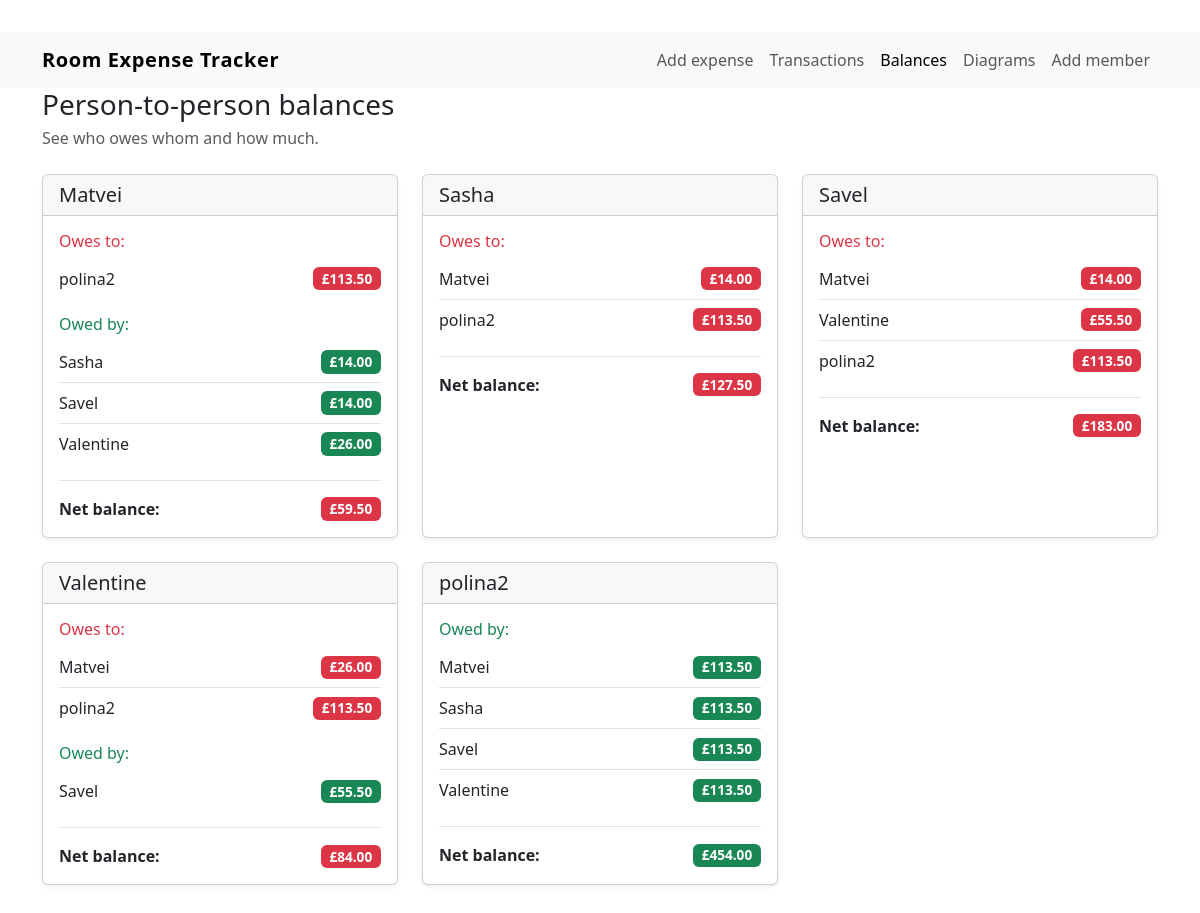
The page /balances on the database its author committed.
### models.py (models this page shows, shortened)
class Person(db.Model):
    __tablename__ = "people"
    id = db.Column(db.Integer, primary_key=True)
    name = db.Column(db.String(80), unique=True, nullable=False)

### routes.py (the view)
    @app.route("/balances")
    def balances():
        members = Person.query.order_by(Person.name).all()
        debts_raw = compute_person_to_person_debts()
        settlements: Dict[int, Dict[str, list]] = {
            member.id: {"owes": [], "owed": []} for member in members
        }
        for index, person in enumerate(members):
            for other in members[index + 1 :]:
                net = debts_raw[person.id][other.id] - debts_raw[other.id][person.id]
                net = net.quantize(Decimal("0.01"))
                if net > 0:
                    settlements[person.id]["owes"].append(
                        {"member": other, "amount": net}
                    )
                    settlements[other.id]["owed"].append(
                        {"member": person, "amount": net}
                    )
                elif net < 0:
                    amount = (-net).quantize(Decimal("0.01"))
                    settlements[person.id]["owed"].append(
                        {"member": other, "amount": amount}
                    )
                    settlements[other.id]["owes"].append(
                        {"member": person, "amount": amount}
                    )
        balances_dict = compute_balances()
        return render_template(
            "balances.html",
            members=members,
            settlements=settlements,
            balances=balances_dict,
            currency_symbol=DEFAULT_CURRENCY_SYMBOL,
        )

### utils.py (called while the page is built)
def compute_balances() -> Dict[int, Decimal]:
    balances: Dict[int, Decimal] = {
        member.id: Decimal("0.00") for member in Person.query.all()
    }
    transactions = Transaction.query.options(
        joinedload(Transaction.shares).joinedload(TransactionShare.person),
        joinedload(Transaction.payer),
    )
    for txn in transactions:
        balances[txn.payer_id] += Decimal(txn.amount)
        for share in txn.shares:
            balances[share.person_id] -= Decimal(share.amount)
    return balances

def compute_person_to_person_debts() -> Dict[int, Dict[int, Decimal]]:
    all_people = Person.query.all()
    debts: Dict[int, Dict[int, Decimal]] = {
        person.id: {p.id: Decimal("0.00") for p in all_people} for person in all_people
    }
    transactions = Transaction.query.options(
        joinedload(Transaction.shares).joinedload(TransactionShare.person),
        joinedload(Transaction.payer),
    )
    for txn in transactions:
        payer_id = txn.payer_id
        for share in txn.shares:
            debtor_id = share.person_id
            if debtor_id == payer_id:
                continue
            amount = Decimal(share.amount)
            debts[debtor_id][payer_id] += amount
    return debts

### templates/balances.html (shortened to what this page needs)
{% extends "base.html" %}
{% block content %}
<div class="d-flex justify-content-between align-items-center mb-4">
    <div>
        <h1 class="h3 mb-1">Person-to-person balances</h1>
        <p class="text-body-secondary mb-0">See who owes whom and how much.</p>
    </div>
</div>
<div class="row g-4">
    {% for person in members %}
        <div class="col-md-6 col-lg-4">
            <div class="card shadow-sm h-100">
                <div class="card-header">
                    <h2 class="h5 mb-0">{{ person.name }}</h2>
                </div>
                <div class="card-body">
                    {% set person_settlement = settlements.get(person.id) %}
                    {% set owes = person_settlement.owes %}
                    {% set owed = person_settlement.owed %}
                    {% if owes %}
                        <h6 class="text-danger mb-2">Owes to:</h6>
                        <ul class="list-group list-group-flush mb-3">
                            {% for entry in owes %}
                                <li class="list-group-item d-flex justify-content-between align-items-center px-0">
                                    <span>{{ entry.member.name }}</span>
                                    <span class="badge text-bg-danger">{{ entry.amount|currency }}</span>
                                </li>
                            {% endfor %}
                        </ul>
                    {% endif %}
                    {% if owed %}
                        <h6 class="text-success mb-2">Owed by:</h6>
                        <ul class="list-group list-group-flush">
                            {% for entry in owed %}
                                <li class="list-group-item d-flex justify-content-between align-items-center px-0">
                                    <span>{{ entry.member.name }}</span>
                                    <span class="badge text-bg-success">{{ entry.amount|currency }}</span>
                                </li>
                            {% endfor %}
                        </ul>
                    {% endif %}
                    {% set net_balance = balances.get(person.id, 0) %}
                    <div class="mt-3 pt-3 border-top">
                        <div class="d-flex justify-content-between align-items-center">
                            <strong>Net balance:</strong>
                            {% if net_balance > 0 %}
                                <span class="badge text-bg-success">{{ net_balance|currency }}</span>
                            {% elif net_balance < 0 %}
                                <span class="badge text-bg-danger">{{ (net_balance * -1)|currency }}</span>
                            {% else %}
                                <span class="badge text-bg-secondary">£0.00</span>
                            {% endif %}
                        </div>
                    </div>
                </div>
            </div>
        </div>
    {% endfor %}
</div>
{% endblock %}

### templates/base.html (style rules this page uses)
body { padding-top: 2rem; padding-bottom: 4rem; }
.badge { font-size: 0.85rem; }

### rows shown on the page
Person: name "Matvei", amount "£113.50", amount "£14.00" "£14.00" "£26.00", value "£59.50", member.name "Matvei" "Matvei" "Matvei", member.name "Matvei"
Person: member.name "polina2" "polina2" "polina2" "polina2", name "polina2", amount "£113.50" "£113.50" "£113.50" "£113.50", net_balance "£454.00"
Person: member.name "Sasha" "Sasha", name "Sasha", amount "£14.00" "£113.50", value "£127.50"
Person: member.name "Savel" "Savel" "Savel", name "Savel", amount "£14.00" "£55.50" "£113.50", value "£183.00"
Person: member.name "Valentine" "Valentine", member.name "Valentine", name "Valentine", amount "£26.00" "£113.50", amount "£55.50", value "£84.00"
